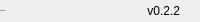
              <widget class="QFrame" name="bottomBar">
               <property name="minimumSize">
                <size>
                 <width>0</width>
                 <height>22</height>
                </size>
               </property>
               <property name="maximumSize">
                <size>
                 <width>16777215</width>
                 <height>22</height>
                </size>
               </property>
               <property name="frameShape">
                <enum>QFrame::NoFrame</enum>
               </property>
               <property name="frameShadow">
                <enum>QFrame::Raised</enum>
               </property>
               <layout class="QHBoxLayout" name="horizontalLayout_5">
                <property name="spacing">
                 <number>0</number>
                </property>
                <property name="leftMargin">
                 <number>0</number>
                </property>
                <property name="topMargin">
                 <number>0</number>
                </property>
                <property name="rightMargin">
                 <number>0</number>
                </property>
                <property name="bottomMargin">
                 <number>0</number>
                </property>
                <item>
                 <widget class="QLabel" name="creditsLabel">
                  <property name="maximumSize">
                   <size>
                    <width>16777215</width>
                    <height>16</height>
                   </size>
                  </property>
                  <property name="font">
                   <font>
                    <family>Segoe UI</family>
                    <pointsize>-1</pointsize>
                    <italic>false</italic>
                    <bold>false</bold>
                   </font>
                  </property>
                  <property name="text">
                   <string>Peach Water</string>
                  </property>
                  <property name="alignment">
                   <set>Qt::AlignLeading|Qt::AlignLeft|Qt::AlignVCenter</set>
                  </property>
                 </widget>
                </item>
                <item>
                 <widget class="QLabel" name="version">
                  <property name="text">
                   <string>v0.2.2</string>
                  </property>
                  <property name="alignment">
                   <set>Qt::AlignRight|Qt::AlignTrailing|Qt::AlignVCenter</set>
                  </property>
                 </widget>
                </item>
                <item>
                 <widget class="QFrame" name="frame_size_grip">
                  <property name="minimumSize">
                   <size>
                    <width>20</width>
                    <height>0</height>
                   </size>
                  </property>
                  <property name="maximumSize">
                   <size>
                    <width>20</width>
                    <height>16777215</height>
                   </size>
                  </property>
                  <property name="frameShape">
                   <enum>QFrame::NoFrame</enum>
                  </property>
                  <property name="frameShadow">
                   <enum>QFrame::Raised</enum>
                  </property>
                 </widget>
                </item>
               </layout>
              </widget>
